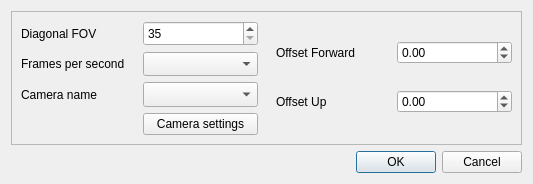
<?xml version="1.0" encoding="UTF-8"?>
<ui version="4.0">
 <class>Form</class>
 <widget class="QWidget" name="Form">
  <property name="windowModality">
   <enum>Qt::NonModal</enum>
  </property>
  <property name="geometry">
   <rect>
    <x>0</x>
    <y>0</y>
    <width>533</width>
    <height>184</height>
   </rect>
  </property>
  <property name="windowTitle">
   <string>Tracker settings</string>
  </property>
  <layout class="QGridLayout" name="gridLayout">
   <item row="4" column="0">
    <widget class="QDialogButtonBox" name="buttonBox">
     <property name="standardButtons">
      <set>QDialogButtonBox::Cancel|QDialogButtonBox::Ok</set>
     </property>
    </widget>
   </item>
   <item row="3" column="0">
    <widget class="QFrame" name="frame_3">
     <property name="frameShape">
      <enum>QFrame::StyledPanel</enum>
     </property>
     <property name="frameShadow">
      <enum>QFrame::Raised</enum>
     </property>
     <layout class="QHBoxLayout" name="horizontalLayout">
      <property name="spacing">
       <number>0</number>
      </property>
      <property name="leftMargin">
       <number>0</number>
      </property>
      <property name="topMargin">
       <number>0</number>
      </property>
      <property name="rightMargin">
       <number>0</number>
      </property>
      <property name="bottomMargin">
       <number>0</number>
      </property>
      <item>
       <widget class="QFrame" name="frame">
        <layout class="QGridLayout" name="gridLayout_4">
         <item row="2" column="1">
          <widget class="QComboBox" name="cameraName">
           <property name="sizePolicy">
            <sizepolicy hsizetype="Preferred" vsizetype="Preferred">
             <horstretch>0</horstretch>
             <verstretch>0</verstretch>
            </sizepolicy>
           </property>
          </widget>
         </item>
         <item row="0" column="1">
          <widget class="QSpinBox" name="cameraFOV">
           <property name="sizePolicy">
            <sizepolicy hsizetype="Preferred" vsizetype="Preferred">
             <horstretch>0</horstretch>
             <verstretch>0</verstretch>
            </sizepolicy>
           </property>
           <property name="locale">
            <locale language="English" country="UnitedStates"/>
           </property>
           <property name="minimum">
            <number>35</number>
           </property>
           <property name="maximum">
            <number>90</number>
           </property>
          </widget>
         </item>
         <item row="1" column="0">
          <widget class="QLabel" name="label_12">
           <property name="text">
            <string>Frames per second</string>
           </property>
          </widget>
         </item>
         <item row="2" column="0">
          <widget class="QLabel" name="label_10">
           <property name="text">
            <string>Camera name</string>
           </property>
          </widget>
         </item>
         <item row="0" column="0">
          <widget class="QLabel" name="label_9">
           <property name="text">
            <string>Diagonal FOV</string>
           </property>
          </widget>
         </item>
         <item row="1" column="1">
          <widget class="QComboBox" name="cameraFPS">
           <property name="sizePolicy">
            <sizepolicy hsizetype="Preferred" vsizetype="Preferred">
             <horstretch>0</horstretch>
             <verstretch>0</verstretch>
            </sizepolicy>
           </property>
          </widget>
         </item>
         <item row="3" column="1">
          <widget class="QPushButton" name="camera_settings">
           <property name="sizePolicy">
            <sizepolicy hsizetype="Preferred" vsizetype="Maximum">
             <horstretch>0</horstretch>
             <verstretch>0</verstretch>
            </sizepolicy>
           </property>
           <property name="text">
            <string>Camera settings</string>
           </property>
          </widget>
         </item>
        </layout>
       </widget>
      </item>
      <item>
       <widget class="QFrame" name="frame_2">
        <layout class="QGridLayout" name="gridLayout_2">
         <item row="2" column="1">
          <widget class="QDoubleSpinBox" name="cy">
           <property name="sizePolicy">
            <sizepolicy hsizetype="Minimum" vsizetype="Maximum">
             <horstretch>0</horstretch>
             <verstretch>0</verstretch>
            </sizepolicy>
           </property>
           <property name="minimum">
            <double>-10000.000000000000000</double>
           </property>
           <property name="maximum">
            <double>10000.000000000000000</double>
           </property>
          </widget>
         </item>
         <item row="1" column="0">
          <widget class="QLabel" name="label_5">
           <property name="text">
            <string>Offset Forward</string>
           </property>
          </widget>
         </item>
         <item row="2" column="0">
          <widget class="QLabel" name="label_7">
           <property name="text">
            <string>Offset Up</string>
           </property>
          </widget>
         </item>
         <item row="1" column="1">
          <widget class="QDoubleSpinBox" name="cx">
           <property name="sizePolicy">
            <sizepolicy hsizetype="Minimum" vsizetype="Maximum">
             <horstretch>0</horstretch>
             <verstretch>0</verstretch>
            </sizepolicy>
           </property>
           <property name="minimum">
            <double>-10000.000000000000000</double>
           </property>
           <property name="maximum">
            <double>10000.000000000000000</double>
           </property>
          </widget>
         </item>
        </layout>
       </widget>
      </item>
     </layout>
    </widget>
   </item>
  </layout>
 </widget>
 <resources/>
 <connections/>
 <designerdata>
  <property name="gridDeltaX">
   <number>10</number>
  </property>
  <property name="gridDeltaY">
   <number>10</number>
  </property>
  <property name="gridSnapX">
   <bool>false</bool>
  </property>
  <property name="gridSnapY">
   <bool>false</bool>
  </property>
  <property name="gridVisible">
   <bool>true</bool>
  </property>
 </designerdata>
</ui>
